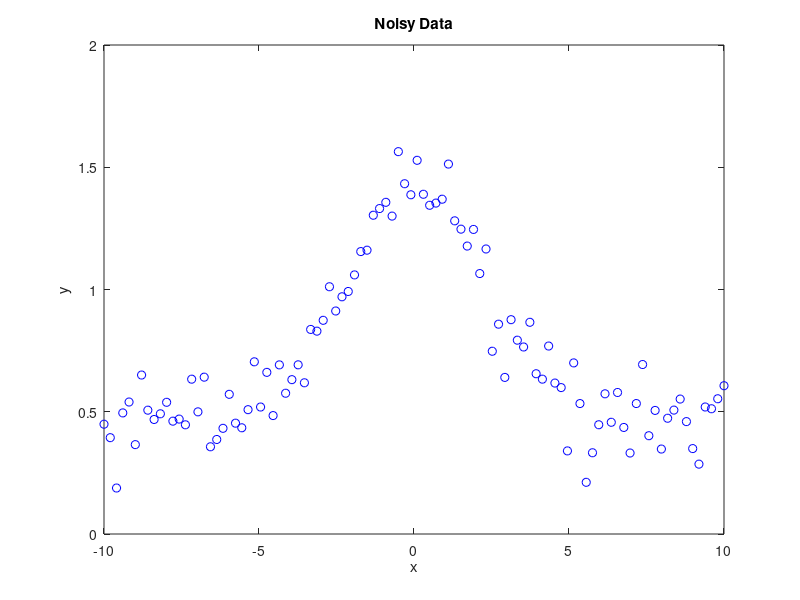

Recreate this plot in MATLAB. (Note: this script raises an error after producing the figure.)
% Generate sample noisy data for demonstration
x = linspace(-10, 10, 100);    % x data
true_A = 1.0;                  % True amplitude
true_mu = 0.0;                 % True mean
true_sigma = 2.0;              % True standard deviation
true_C = 0.5;                  % True baseline (offset)

% Create noisy Gaussian data
y = true_A * exp(-(x - true_mu).^2 / (2 * true_sigma^2)) + true_C + 0.1*randn(size(x));

% Plot the noisy data
figure;
plot(x, y, 'bo');
title('Noisy Data');
xlabel('x');
ylabel('y');
hold on;

% Define the custom Gaussian model with an offset
gaussian_model = fittype('A*exp(-(x-mu)^2/(2*sigma^2)) + C', ...
                         'independent', 'x', ...
                         'coefficients', {'A', 'mu', 'sigma', 'C'});

% Initial guesses for the fit parameters (optional)
initial_guess = [1, 0, 2, 0.5];  % [A, mu, sigma, C]

% Fit the model to the noisy data
[fit_result, gof] = fit(x', y', gaussian_model, 'StartPoint', initial_guess);

% Plot the fitted curve
plot(fit_result, 'r-');  % Fitted Gaussian
legend('Noisy Data', 'Fitted Gaussian');
hold off;

% Display the fitted parameters
disp(fit_result);

% You can access individual parameters like:
A_fitted = fit_result.A;
mu_fitted = fit_result.mu;
sigma_fitted = fit_result.sigma;
C_fitted = fit_result.C;

% Optionally, print the fitted parameters
fprintf('Fitted parameters: A = %.4f, mu = %.4f, sigma = %.4f, C = %.4f\n', ...
        A_fitted, mu_fitted, sigma_fitted, C_fitted);
